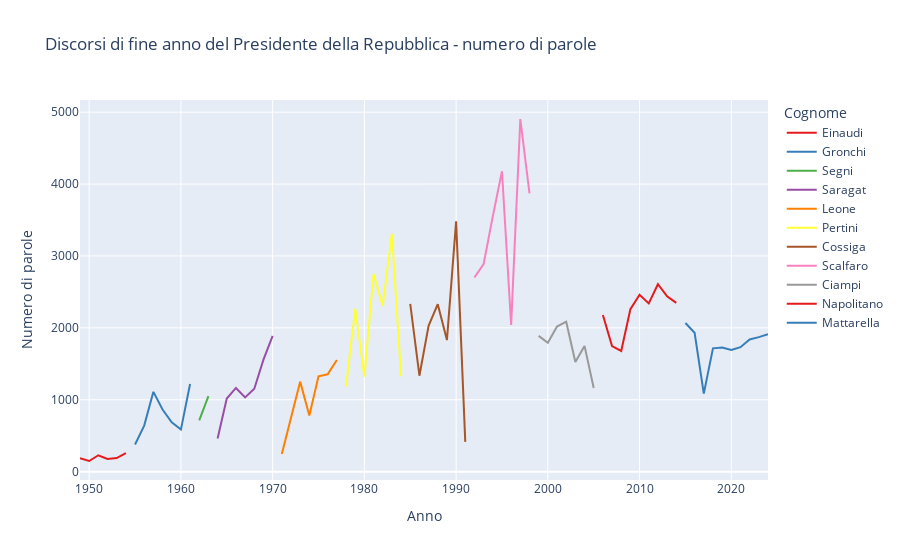

The notebook cell saved with this chart:
### Code cell
# Creiamo qui un grafico interattivo con Plotly

import plotly.express as px

# Creare una mappa di colori per ciascun presidente
presidenti_unici = elenco_discorsi['Cognome'].unique()

# Conversione RGB in codici esadecimali
colori_presidenti = {presidente: '#%02x%02x%02x' % tuple(int(c * 255) for c in color)
                      for presidente, color in zip(presidenti_unici, sns.color_palette("Set1", len(presidenti_unici)))}

# Aggiungere il colore al DataFrame basato sul Presidente in formato esadecimale
elenco_discorsi['Colore_presidente'] = elenco_discorsi['Cognome'].map(colori_presidenti)

# Grafico interattivo con Plotly
fig = px.line(elenco_discorsi, x='Anno', y='Numero_parole', color='Cognome',
              title='Discorsi di fine anno del Presidente della Repubblica - numero di parole',
              labels={'Numero_parole': 'Numero di parole', 'Anno': 'Anno'},
              color_discrete_map=colori_presidenti)  # Use color_discrete_map
fig.show()

### Figure 1 — Plotly figure (JSON) as saved in the notebook; plotly's stock layout.template omitted (floating-point values rounded to 4 significant figures)
{"data": [{"hovertemplate": "Cognome=Einaudi<br>Anno=%{x}<br>Numero di parole=%{y}<extra></extra>", "legendgroup": "Einaudi", "line": {"color": "#e41a1c", "dash": "solid"}, "marker": {"symbol": "circle"}, "mode": "lines", "name": "Einaudi", "orientation": "v", "showlegend": true, "type": "scatter", "x": [1949, 1950, 1951, 1952, 1953, 1954], "xaxis": "x", "y": [187, 148, 228, 177, 188, 257], "yaxis": "y"}, {"hovertemplate": "Cognome=Gronchi<br>Anno=%{x}<br>Numero di parole=%{y}<extra></extra>", "legendgroup": "Gronchi", "line": {"color": "#377eb8", "dash": "solid"}, "marker": {"symbol": "circle"}, "mode": "lines", "name": "Gronchi", "orientation": "v", "showlegend": true, "type": "scatter", "x": [1955, 1956, 1957, 1958, 1959, 1960, 1961], "xaxis": "x", "y": [378, 640, 1110, 864, 685, 585, 1218], "yaxis": "y"}, {"hovertemplate": "Cognome=Segni<br>Anno=%{x}<br>Numero di parole=%{y}<extra></extra>", "legendgroup": "Segni", "line": {"color": "#4daf4a", "dash": "solid"}, "marker": {"symbol": "circle"}, "mode": "lines", "name": "Segni", "orientation": "v", "showlegend": true, "type": "scatter", "x": [1962, 1963], "xaxis": "x", "y": [714, 1049], "yaxis": "y"}, {"hovertemplate": "Cognome=Saragat<br>Anno=%{x}<br>Numero di parole=%{y}<extra></extra>", "legendgroup": "Saragat", "line": {"color": "#984ea3", "dash": "solid"}, "marker": {"symbol": "circle"}, "mode": "lines", "name": "Saragat", "orientation": "v", "showlegend": true, "type": "scatter", "x": [1964, 1965, 1966, 1967, 1968, 1969, 1970], "xaxis": "x", "y": [462, 1017, 1164, 1033, 1152, 1557, 1888], "yaxis": "y"}, {"hovertemplate": "Cognome=Leone<br>Anno=%{x}<br>Numero di parole=%{y}<extra></extra>", "legendgroup": "Leone", "line": {"color": "#ff7f00", "dash": "solid"}, "marker": {"symbol": "circle"}, "mode": "lines", "name": "Leone", "orientation": "v", "showlegend": true, "type": "scatter", "x": [1971, 1972, 1973, 1974, 1975, 1976, 1977], "xaxis": "x", "y": [244, 753, 1252, 781, 1327, 1354, 1552], "yaxis": "y"}, {"hovertemplate": "Cognome=Pertini<br>Anno=%{x}<br>Numero di parole=%{y}<extra></extra>", "legendgroup": "Pertini", "line": {"color": "#ffff33", "dash": "solid"}, "marker": {"symbol": "circle"}, "mode": "lines", "name": "Pertini", "orientation": "v", "showlegend": true, "type": "scatter", "x": [1978, 1979, 1980, 1981, 1982, 1983, 1984], "xaxis": "x", "y": [1183, 2269, 1322, 2750, 2306, 3308, 1328], "yaxis": "y"}, {"hovertemplate": "Cognome=Cossiga<br>Anno=%{x}<br>Numero di parole=%{y}<extra></extra>", "legendgroup": "Cossiga", "line": {"color": "#a65628", "dash": "solid"}, "marker": {"symbol": "circle"}, "mode": "lines", "name": "Cossiga", "orientation": "v", "showlegend": true, "type": "scatter", "x": [1985, 1986, 1987, 1988, 1989, 1990, 1991], "xaxis": "x", "y": [2335, 1334, 2027, 2329, 1830, 3482, 414], "yaxis": "y"}, {"hovertemplate": "Cognome=Scalfaro<br>Anno=%{x}<br>Numero di parole=%{y}<extra></extra>", "legendgroup": "Scalfaro", "line": {"color": "#f781bf", "dash": "solid"}, "marker": {"symbol": "circle"}, "mode": "lines", "name": "Scalfaro", "orientation": "v", "showlegend": true, "type": "scatter", "x": [1992, 1993, 1994, 1995, 1996, 1997, 1998], "xaxis": "x", "y": [2701, 2888, 3551, 4178, 2041, 4905, 3870], "yaxis": "y"}, {"hovertemplate": "Cognome=Ciampi<br>Anno=%{x}<br>Numero di parole=%{y}<extra></extra>", "legendgroup": "Ciampi", "line": {"color": "#999999", "dash": "solid"}, "marker": {"symbol": "circle"}, "mode": "lines", "name": "Ciampi", "orientation": "v", "showlegend": true, "type": "scatter", "x": [1999, 2000, 2001, 2002, 2003, 2004, 2005], "xaxis": "x", "y": [1889, 1793, 2019, 2086, 1526, 1749, 1164], "yaxis": "y"}, {"hovertemplate": "Cognome=Napolitano<br>Anno=%{x}<br>Numero di parole=%{y}<extra></extra>", "legendgroup": "Napolitano", "line": {"color": "#e41a1c", "dash": "solid"}, "marker": {"symbol": "circle"}, "mode": "lines", "name": "Napolitano", "orientation": "v", "showlegend": true, "type": "scatter", "x": [2006, 2007, 2008, 2009, 2010, 2011, 2012, 2013, 2014], "xaxis": "x", "y": [2179, 1747, 1679, 2260, 2460, 2340, 2607, 2438, 2347], "yaxis": "y"}, {"hovertemplate": "Cognome=Mattarella<br>Anno=%{x}<br>Numero di parole=%{y}<extra></extra>", "legendgroup": "Mattarella", "line": {"color": "#377eb8", "dash": "solid"}, "marker": {"symbol": "circle"}, "mode": "lines", "name": "Mattarella", "orientation": "v", "showlegend": true, "type": "scatter", "x": [2015, 2016, 2017, 2018, 2019, 2020, 2021, 2022, 2023, 2024], "xaxis": "x", "y": [2067, 1931, 1085, 1715, 1727, 1691, 1731, 1838, 1871, 1912], "yaxis": "y"}], "layout": {"legend": {"title": {"text": "Cognome"}, "tracegroupgap": 0}, "title": {"text": "Discorsi di fine anno del Presidente della Repubblica - numero di parole"}, "xaxis": {"anchor": "y", "domain": [0, 1], "title": {"text": "Anno"}}, "yaxis": {"anchor": "x", "domain": [0, 1], "title": {"text": "Numero di parole"}}}}
